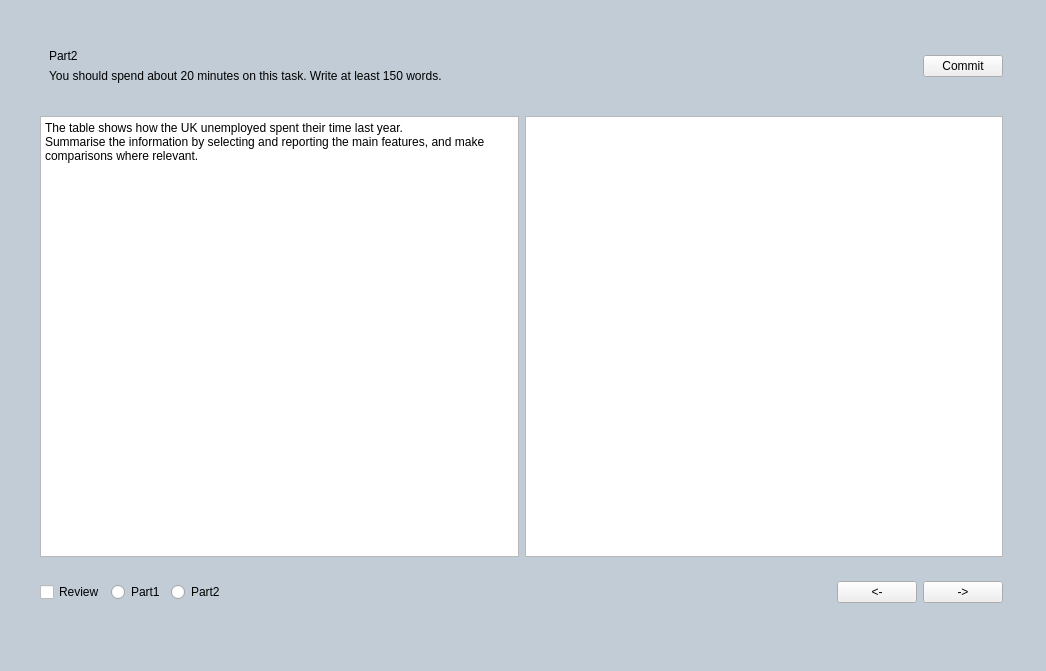
<?xml version="1.0" encoding="UTF-8"?>
<ui version="4.0">
 <class>IELTSWriter</class>
 <widget class="QWidget" name="IELTSWriter">
  <property name="geometry">
   <rect>
    <x>0</x>
    <y>0</y>
    <width>1046</width>
    <height>671</height>
   </rect>
  </property>
  <property name="minimumSize">
   <size>
    <width>0</width>
    <height>0</height>
   </size>
  </property>
  <property name="windowTitle">
   <string>Form</string>
  </property>
  <property name="styleSheet">
   <string notr="true">QWidget#IELTSWriter{background-color:#C1CCD6;}</string>
  </property>
  <layout class="QGridLayout" name="gridLayout">
   <item row="0" column="0">
    <widget class="QStackedWidget" name="stackedWidget">
     <property name="currentIndex">
      <number>1</number>
     </property>
     <widget class="QWidget" name="part1">
      <widget class="QWidget" name="wgtPart1" native="true">
       <property name="geometry">
        <rect>
         <x>40</x>
         <y>50</y>
         <width>981</width>
         <height>581</height>
        </rect>
       </property>
       <layout class="QVBoxLayout" name="verticalLayout_3">
        <item>
         <widget class="QWidget" name="top" native="true">
          <layout class="QHBoxLayout" name="horizontalLayout_4">
           <item>
            <widget class="QWidget" name="Question" native="true">
             <layout class="QVBoxLayout" name="verticalLayout">
              <item>
               <widget class="QLabel" name="label_5">
                <property name="text">
                 <string>Part1</string>
                </property>
               </widget>
              </item>
              <item>
               <widget class="QLabel" name="label_6">
                <property name="text">
                 <string>You should spend about 20 minutes on this task. Write at least 150 words.</string>
                </property>
               </widget>
              </item>
             </layout>
            </widget>
           </item>
           <item>
            <spacer name="horizontalSpacer_3">
             <property name="orientation">
              <enum>Qt::Orientation::Horizontal</enum>
             </property>
             <property name="sizeHint" stdset="0">
              <size>
               <width>40</width>
               <height>20</height>
              </size>
             </property>
            </spacer>
           </item>
           <item>
            <widget class="QPushButton" name="pushButton_5">
             <property name="text">
              <string>Commit</string>
             </property>
            </widget>
           </item>
          </layout>
         </widget>
        </item>
        <item>
         <widget class="QWidget" name="middle" native="true">
          <layout class="QHBoxLayout" name="horizontalLayout">
           <item>
            <widget class="QTextBrowser" name="textBrowser">
             <property name="html">
              <string>&lt;!DOCTYPE HTML PUBLIC &quot;-//W3C//DTD HTML 4.0//EN&quot; &quot;http://www.w3.org/TR/REC-html40/strict.dtd&quot;&gt;
&lt;html&gt;&lt;head&gt;&lt;meta name=&quot;qrichtext&quot; content=&quot;1&quot; /&gt;&lt;meta charset=&quot;utf-8&quot; /&gt;&lt;style type=&quot;text/css&quot;&gt;
p, li { white-space: pre-wrap; }
hr { height: 1px; border-width: 0; }
li.unchecked::marker { content: &quot;\2610&quot;; }
li.checked::marker { content: &quot;\2612&quot;; }
&lt;/style&gt;&lt;/head&gt;&lt;body style=&quot; font-family:'Microsoft YaHei UI'; font-size:9pt; font-weight:400; font-style:normal;&quot;&gt;
&lt;p style=&quot; margin-top:0px; margin-bottom:0px; margin-left:0px; margin-right:0px; -qt-block-indent:0; text-indent:0px;&quot;&gt;The table shows how the UK unemployed spent their time last year.&lt;/p&gt;
&lt;p style=&quot; margin-top:0px; margin-bottom:0px; margin-left:0px; margin-right:0px; -qt-block-indent:0; text-indent:0px;&quot;&gt;Summarise the information by selecting and reporting the main features, and make comparisons where relevant.&lt;/p&gt;
&lt;p style=&quot;-qt-paragraph-type:empty; margin-top:0px; margin-bottom:0px; margin-left:0px; margin-right:0px; -qt-block-indent:0; text-indent:0px;&quot;&gt;&lt;br /&gt;&lt;/p&gt;&lt;/body&gt;&lt;/html&gt;</string>
             </property>
            </widget>
           </item>
           <item>
            <widget class="QTextEdit" name="textEdit"/>
           </item>
          </layout>
         </widget>
        </item>
        <item>
         <widget class="QWidget" name="bottom_2" native="true">
          <layout class="QHBoxLayout" name="bottom">
           <item>
            <widget class="QCheckBox" name="checkBox">
             <property name="text">
              <string>Review</string>
             </property>
            </widget>
           </item>
           <item>
            <widget class="QRadioButton" name="radioButton">
             <property name="text">
              <string>Part1</string>
             </property>
            </widget>
           </item>
           <item>
            <widget class="QRadioButton" name="radioButton_2">
             <property name="text">
              <string>Part2</string>
             </property>
            </widget>
           </item>
           <item>
            <spacer name="horizontalSpacer">
             <property name="orientation">
              <enum>Qt::Orientation::Horizontal</enum>
             </property>
             <property name="sizeHint" stdset="0">
              <size>
               <width>40</width>
               <height>20</height>
              </size>
             </property>
            </spacer>
           </item>
           <item>
            <widget class="QPushButton" name="pushButton">
             <property name="text">
              <string>&lt;-</string>
             </property>
            </widget>
           </item>
           <item>
            <widget class="QPushButton" name="pushButton_2">
             <property name="text">
              <string>-&gt;</string>
             </property>
            </widget>
           </item>
          </layout>
         </widget>
        </item>
       </layout>
      </widget>
     </widget>
     <widget class="QWidget" name="part2">
      <widget class="QWidget" name="wgtPart2" native="true">
       <property name="geometry">
        <rect>
         <x>20</x>
         <y>20</y>
         <width>981</width>
         <height>581</height>
        </rect>
       </property>
       <layout class="QVBoxLayout" name="verticalLayout_4">
        <item>
         <widget class="QWidget" name="top_2" native="true">
          <layout class="QHBoxLayout" name="horizontalLayout_5">
           <item>
            <widget class="QWidget" name="Question_2" native="true">
             <layout class="QVBoxLayout" name="verticalLayout_2">
              <item>
               <widget class="QLabel" name="label_7">
                <property name="text">
                 <string>Part2</string>
                </property>
               </widget>
              </item>
              <item>
               <widget class="QLabel" name="label_8">
                <property name="text">
                 <string>You should spend about 20 minutes on this task. Write at least 150 words.</string>
                </property>
               </widget>
              </item>
             </layout>
            </widget>
           </item>
           <item>
            <spacer name="horizontalSpacer_4">
             <property name="orientation">
              <enum>Qt::Orientation::Horizontal</enum>
             </property>
             <property name="sizeHint" stdset="0">
              <size>
               <width>40</width>
               <height>20</height>
              </size>
             </property>
            </spacer>
           </item>
           <item>
            <widget class="QPushButton" name="pushButton_6">
             <property name="text">
              <string>Commit</string>
             </property>
            </widget>
           </item>
          </layout>
         </widget>
        </item>
        <item>
         <widget class="QWidget" name="middle_2" native="true">
          <layout class="QHBoxLayout" name="horizontalLayout_3">
           <item>
            <widget class="QTextBrowser" name="textBrowser_2">
             <property name="html">
              <string>&lt;!DOCTYPE HTML PUBLIC &quot;-//W3C//DTD HTML 4.0//EN&quot; &quot;http://www.w3.org/TR/REC-html40/strict.dtd&quot;&gt;
&lt;html&gt;&lt;head&gt;&lt;meta name=&quot;qrichtext&quot; content=&quot;1&quot; /&gt;&lt;meta charset=&quot;utf-8&quot; /&gt;&lt;style type=&quot;text/css&quot;&gt;
p, li { white-space: pre-wrap; }
hr { height: 1px; border-width: 0; }
li.unchecked::marker { content: &quot;\2610&quot;; }
li.checked::marker { content: &quot;\2612&quot;; }
&lt;/style&gt;&lt;/head&gt;&lt;body style=&quot; font-family:'Microsoft YaHei UI'; font-size:9pt; font-weight:400; font-style:normal;&quot;&gt;
&lt;p style=&quot; margin-top:0px; margin-bottom:0px; margin-left:0px; margin-right:0px; -qt-block-indent:0; text-indent:0px;&quot;&gt;The table shows how the UK unemployed spent their time last year.&lt;/p&gt;
&lt;p style=&quot; margin-top:0px; margin-bottom:0px; margin-left:0px; margin-right:0px; -qt-block-indent:0; text-indent:0px;&quot;&gt;Summarise the information by selecting and reporting the main features, and make comparisons where relevant.&lt;/p&gt;
&lt;p style=&quot;-qt-paragraph-type:empty; margin-top:0px; margin-bottom:0px; margin-left:0px; margin-right:0px; -qt-block-indent:0; text-indent:0px;&quot;&gt;&lt;br /&gt;&lt;/p&gt;&lt;/body&gt;&lt;/html&gt;</string>
             </property>
            </widget>
           </item>
           <item>
            <widget class="QTextEdit" name="textEdit_2"/>
           </item>
          </layout>
         </widget>
        </item>
        <item>
         <widget class="QWidget" name="bottom_3" native="true">
          <layout class="QHBoxLayout" name="bottom_4">
           <item>
            <widget class="QCheckBox" name="checkBox_2">
             <property name="text">
              <string>Review</string>
             </property>
            </widget>
           </item>
           <item>
            <widget class="QRadioButton" name="radioButton_3">
             <property name="text">
              <string>Part1</string>
             </property>
            </widget>
           </item>
           <item>
            <widget class="QRadioButton" name="radioButton_4">
             <property name="text">
              <string>Part2</string>
             </property>
            </widget>
           </item>
           <item>
            <spacer name="horizontalSpacer_2">
             <property name="orientation">
              <enum>Qt::Orientation::Horizontal</enum>
             </property>
             <property name="sizeHint" stdset="0">
              <size>
               <width>40</width>
               <height>20</height>
              </size>
             </property>
            </spacer>
           </item>
           <item>
            <widget class="QPushButton" name="pushButton_3">
             <property name="text">
              <string>&lt;-</string>
             </property>
            </widget>
           </item>
           <item>
            <widget class="QPushButton" name="pushButton_4">
             <property name="text">
              <string>-&gt;</string>
             </property>
            </widget>
           </item>
          </layout>
         </widget>
        </item>
       </layout>
      </widget>
     </widget>
    </widget>
   </item>
  </layout>
 </widget>
 <resources/>
 <connections/>
</ui>
